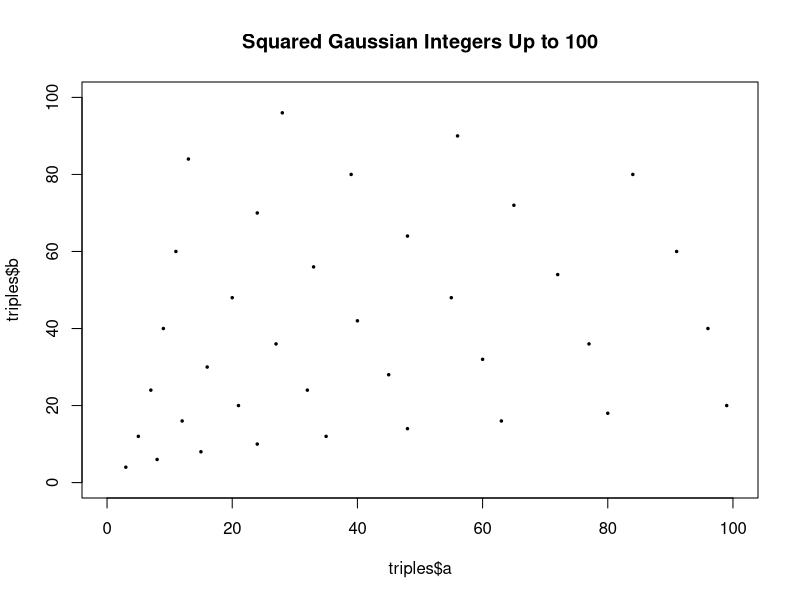
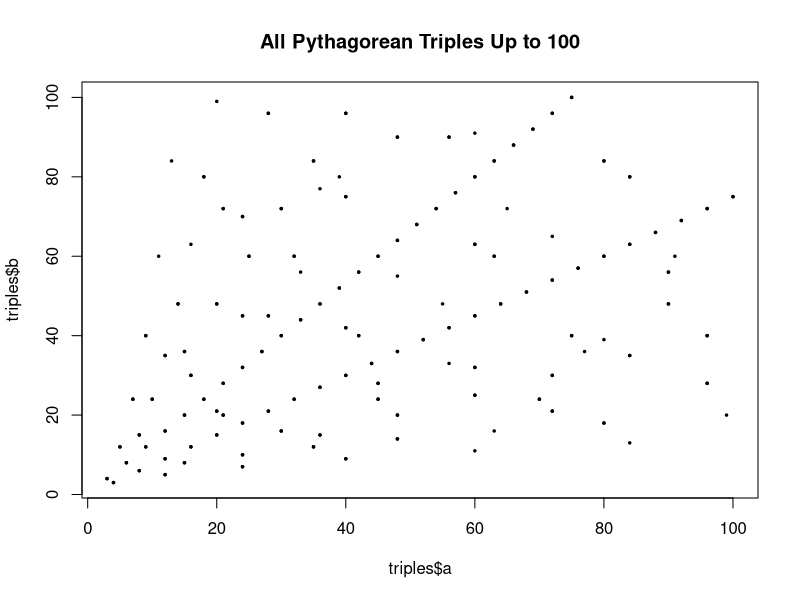
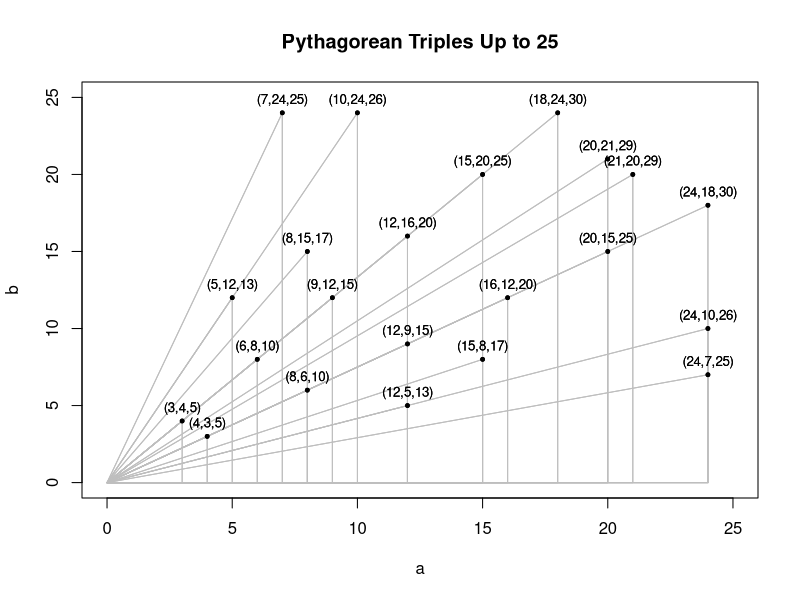

The R script that drew these images, in order:
## ---- chunk 1
knitr::opts_chunk$set(echo = TRUE)
## ---- chunk 2
n = 100
g <- expand.grid(u=1:(2*n), v=1:(2*n))
g <- g[ g$u > g$v, ]
## ---- chunk 3
cg <- complex(real=g$u, imaginary=g$v)
## ---- chunk 4
cg2 <- cg^2
head(sort(cg2), n=16)
## ---- chunk 5
triples <- data.frame(a=Re(cg2), b=Im(cg2), c=Mod(cg2))
triples <- triples[ triples$a <= 100 & triples$b < 100,]
plot(triples$a, triples$b, pch=20, cex=0.5, xlim=c(0,100), ylim=c(0,100))
title(paste("Squared Gaussian Integers Up to", n))
## ---- chunk 6

multiples <- lapply(1:33, function(m) triples*m)
triples <- do.call(rbind, multiples)
## ---- chunk 7
halves <- triples[ triples$a %% 2 == 0 & triples$b %% 2 == 0, ] / 2
triples <- rbind(triples, halves)
## ---- chunk 8
triples <- unique(triples)
triples <- triples[ triples$a <= n & triples$b <= n,]
triples <- rbind(triples, data.frame(a=triples$b, b=triples$a, c=triples$c))
## ---- chunk 9
plot(triples$a, triples$b, pch=20, cex=0.5)
title(paste("All Pythagorean Triples Up to", n))
## ---- chunk 10
small_n = 25
small_triples <- triples[triples$a<small_n & triples$b<small_n,]
plot(small_triples$a, small_triples$b, pch=20, cex=0.5,   
     ylim=c(0,small_n), xlim=c(0,small_n),
     ylab="b", xlab="a")
segments(small_triples$a, small_triples$b, 0, 0, col='grey')
segments(small_triples$a, small_triples$b, small_triples$a, 0, col='grey')
segments(small_triples$a, 0, 0, 0, col='grey')
points(small_triples$a, small_triples$b, pch=20, cex=0.75)
text(
  x=small_triples$a, 
  y=small_triples$b + ifelse(small_triples$a > small_triples$b, +0.8, 0.8),
  cex=0.8,
  labels=paste0("(", small_triples$a, ",", small_triples$b, ",", small_triples$c, ")")
)
title(paste("Pythagorean Triples Up to", small_n))
